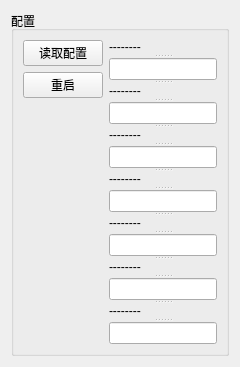
       <widget class="QWidget" name="tab_3">
        <attribute name="title">
         <string>配置表  </string>
        </attribute>
        <layout class="QGridLayout" name="gridLayout_13">
         <item row="0" column="0">
          <widget class="QGroupBox" name="verticalGroupBox_2">
           <property name="title">
            <string>配置</string>
           </property>
           <property name="flat">
            <bool>true</bool>
           </property>
           <layout class="QGridLayout" name="gridLayout_3">
            <item row="0" column="1" rowspan="3">
             <widget class="QSplitter" name="splitter">
              <property name="orientation">
               <enum>Qt::Vertical</enum>
              </property>
              <widget class="QLabel" name="label_43">
               <property name="text">
                <string>--------</string>
               </property>
              </widget>
              <widget class="QLineEdit" name="lineEdit_32"/>
              <widget class="QLabel" name="label_44">
               <property name="text">
                <string>--------</string>
               </property>
              </widget>
              <widget class="QLineEdit" name="lineEdit_33"/>
              <widget class="QLabel" name="label_45">
               <property name="text">
                <string>--------</string>
               </property>
              </widget>
              <widget class="QLineEdit" name="lineEdit_34"/>
              <widget class="QLabel" name="label_46">
               <property name="text">
                <string>--------</string>
               </property>
              </widget>
              <widget class="QLineEdit" name="lineEdit_35"/>
              <widget class="QLabel" name="label_47">
               <property name="text">
                <string>--------</string>
               </property>
              </widget>
              <widget class="QLineEdit" name="lineEdit_36"/>
              <widget class="QLabel" name="label_48">
               <property name="text">
                <string>--------</string>
               </property>
              </widget>
              <widget class="QLineEdit" name="lineEdit_37"/>
              <widget class="QLabel" name="label_49">
               <property name="text">
                <string>--------</string>
               </property>
              </widget>
              <widget class="QLineEdit" name="lineEdit_38"/>
             </widget>
            </item>
            <item row="0" column="0">
             <widget class="QPushButton" name="pushButton_3">
              <property name="text">
               <string>读取配置</string>
              </property>
             </widget>
            </item>
            <item row="1" column="0">
             <widget class="QPushButton" name="pushButton_5">
              <property name="text">
               <string>重启</string>
              </property>
             </widget>
            </item>
           </layout>
          </widget>
         </item>
        </layout>
       </widget>
